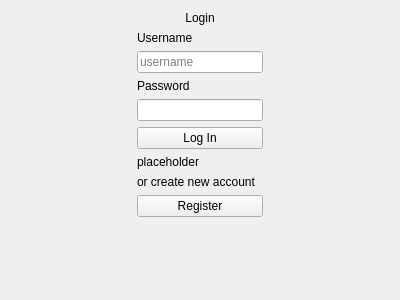
<?xml version="1.0" encoding="UTF-8"?>
<ui version="4.0">
 <class>LoginPage</class>
 <widget class="QWidget" name="LoginPage">
  <property name="geometry">
   <rect>
    <x>0</x>
    <y>0</y>
    <width>400</width>
    <height>300</height>
   </rect>
  </property>
  <property name="windowTitle">
   <string>Form</string>
  </property>
  <layout class="QVBoxLayout" name="verticalLayout_2">
   <item>
    <widget class="QLabel" name="page_header">
     <property name="text">
      <string>Login</string>
     </property>
     <property name="alignment">
      <set>Qt::AlignCenter</set>
     </property>
    </widget>
   </item>
   <item>
    <layout class="QHBoxLayout" name="horizontalLayout">
     <item>
      <spacer name="horizontalSpacer">
       <property name="orientation">
        <enum>Qt::Horizontal</enum>
       </property>
       <property name="sizeHint" stdset="0">
        <size>
         <width>40</width>
         <height>20</height>
        </size>
       </property>
      </spacer>
     </item>
     <item>
      <layout class="QVBoxLayout" name="verticalLayout">
       <item>
        <widget class="QLabel" name="username_label">
         <property name="text">
          <string>Username</string>
         </property>
        </widget>
       </item>
       <item>
        <widget class="QLineEdit" name="username_input">
         <property name="placeholderText">
          <string>username</string>
         </property>
        </widget>
       </item>
       <item>
        <widget class="QLabel" name="password_label">
         <property name="text">
          <string>Password</string>
         </property>
        </widget>
       </item>
       <item>
        <widget class="QLineEdit" name="password_input">
         <property name="echoMode">
          <enum>QLineEdit::Password</enum>
         </property>
        </widget>
       </item>
       <item>
        <widget class="QPushButton" name="log_in_button">
         <property name="text">
          <string>Log In</string>
         </property>
        </widget>
       </item>
       <item>
        <widget class="QLabel" name="login_failed_text">
         <property name="text">
          <string>placeholder</string>
         </property>
        </widget>
       </item>
       <item>
        <widget class="QLabel" name="register_label">
         <property name="text">
          <string>or create new account</string>
         </property>
        </widget>
       </item>
       <item>
        <widget class="QPushButton" name="register_button">
         <property name="text">
          <string>Register</string>
         </property>
        </widget>
       </item>
      </layout>
     </item>
     <item>
      <spacer name="horizontalSpacer_2">
       <property name="orientation">
        <enum>Qt::Horizontal</enum>
       </property>
       <property name="sizeHint" stdset="0">
        <size>
         <width>40</width>
         <height>20</height>
        </size>
       </property>
      </spacer>
     </item>
    </layout>
   </item>
   <item>
    <spacer name="verticalSpacer">
     <property name="orientation">
      <enum>Qt::Vertical</enum>
     </property>
     <property name="sizeHint" stdset="0">
      <size>
       <width>20</width>
       <height>54</height>
      </size>
     </property>
    </spacer>
   </item>
  </layout>
 </widget>
 <resources/>
 <connections/>
</ui>
